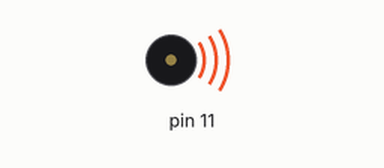
Bench run of a sketch on a simulated Arduino Uno, built with avr-gcc and run on an emulated ATmega328P. Parts: buzzer (waves = sounding).

Above: at 0.5 s.
Timing chart, 0 to 4.6 s (numbered marks = the images above):
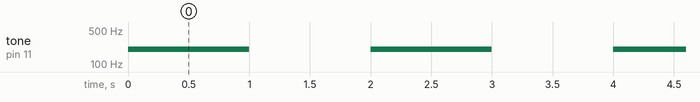

Measured:
- by itself, tone on pin 11: alternates 200 Hz for 1.0 s and silent for 1.0 s

The sketch:

task1_2_1.ino
```cpp
//EE25B089 M Nharen

void setup()
{
    pinMode(11,OUTPUT);
}

void loop()
{
    tone(11,200);
    delay(1000);
    noTone(11);
    delay(1000);
}
```
